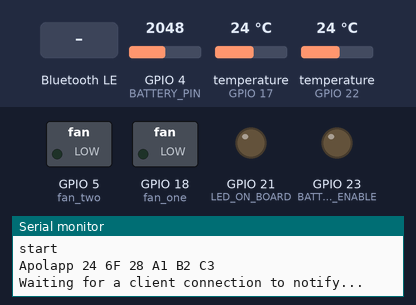
A program run on a simulated ESP32. On the bench: switched loads named in the program (green lamp = pin HIGH), output pins drawn as LEDs (lit = HIGH), the last lines printed to the serial monitor. The test bench sets the inputs (shaded band); at power-on: GPIO 4 (BATTERY_PIN) = 2048, temperature (sensors on GPIO 17, GPIO 22) 24 °C. Nothing arrives over Bluetooth unless stated; a phone connects over Bluetooth LE 3 s after start.

Above: at 2.8 s.
2.9 s: Bluetooth LE write "90" received
At 4.6 s:
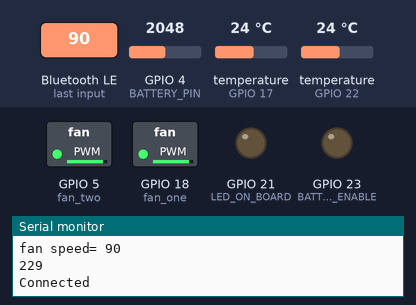
At 17.0 s:
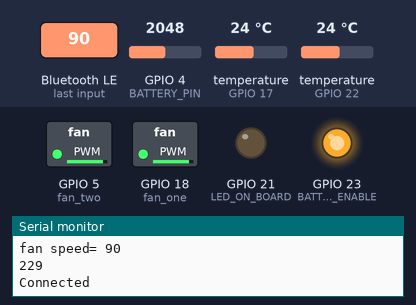
Timing chart, 0 to 23.7 s (numbered marks = the images above; inputs shaded):
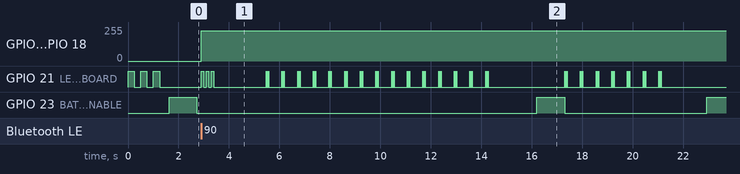

The program:

main.cpp
```cpp
#include "BLE_mananger.h"
#include "battery_mananger.h"
#include "fan_control.h"
#include "temperature_sensor.h"
#include <Arduino.h>

// FAN2 = 5
// SENSOR_2 = 17
// FAN_1 = 18
// BAT = 4
// LED = 21
// SENSOR_1 = 22
// EN_BAT =23

void setup() {
  _10klab::fan::initializeFanControl();
  Serial.begin(115200);
  Serial.println("start");
  _10klab::BLE::initializeBLEService();
  _10klab::battery::initializeBattery();
  _10klab::temperature::initializeTempSensors();
}

void loop() {
  static float battery_level = _10klab::battery::batteryLevel();
  static float dog_temperature =
      _10klab::temperature::readSensorTemperature('D');
  static float fan_temperature =
      _10klab::temperature::readSensorTemperature('F');

  const int sender_delay = 500; // Time delay between data sending
  static unsigned long sender_timer =
      millis() + sender_delay; // Timer to track data sending
  // Check if the specified time has elapsed to send data
  if (millis() > sender_timer + sender_delay) {

    if (_10klab::BLE::verifyConnectionState()) {
      _10klab::BLE::compactAndSendData(dog_temperature, fan_temperature,
                                       battery_level); // Send data via BLE
    }

    sender_timer = millis();
  }
  /////////////////////////////////////////////// temp read
  const int temp_read_delay = 5000;
  static unsigned long temp_timmer = millis() + temp_read_delay;
  if (millis() >= temp_timmer + temp_read_delay) {
    dog_temperature = _10klab::temperature::readSensorTemperature(
        'D'); // Read dog temperature

    fan_temperature = _10klab::temperature::readSensorTemperature(
        'F'); // Read fan temperature
    temp_timmer = millis();
  }
  ///////////////////////////////////////////// batt read

  const int battery_read_delay =
      5000; // Time delay between battery level measurements
  static unsigned long battery_measurement_timer =
      millis() +
      battery_read_delay; // Timer to track battery level measurements
  // Check if the specified time has elapsed to measure the battery level
  if (millis() >= battery_measurement_timer + battery_read_delay) {
    // Serial.println("------------Bat-------------");
    battery_level = _10klab::battery::batteryLevel(); // Read battery level
    battery_measurement_timer = millis();
  }
}


    // Serial.println("------------Temps-------------");
    // dog_temperature = _10klab::temperature::readSensorTemperature(
    //     'D'); // Read dog temperature
    // Serial.println("Dog temperature = " + String(dog_temperature));
    // fan_temperature = _10klab::temperature::readSensorTemperature(
    //     'F'); // Read fan temperature
    // Serial.println("Fan temperature = " + String(fan_temperature));
```

BLE_mananger.cpp
```cpp
#include "BLE_mananger.h"
#include "fan_control.h"
#include <BLEDevice.h>
#include <BLEServer.h>
#include <BLEUtils.h>


namespace _10klab {
namespace BLE {
#define LED_ON_BOARD 21
BLEServer *pServer = NULL;
BLECharacteristic *details_characteristic = NULL; // data to sen
BLECharacteristic *command_characteristic = NULL; // fan speed

#define SERVICE_UUID "5702dfea-d5a7-41d5-97e5-42cf1db4e8cd"
#define DETAILS_CHARACTERISTIC_UUID "9d5e5b57-35b4-43cc-a31f-2be12b99a874"
#define COMMAND_CHARACTERISTIC_UUID "48fdcfd7-7335-43bc-ade8-e7a0e0cae785"

String readDeviceName();
void blinkLed(int blink_time);
int StorageFanSpeed(bool update_speed, int speed);

class MyServerCallbacks : public BLEServerCallbacks {
  void onConnect(BLEServer *pServer) { Serial.println("Connected"); };

  void onDisconnect(BLEServer *pServer) {
    Serial.println("Disconnected");
    pServer->getAdvertising()->start(); // Restart the advertising
  }
};

// Define a custom class CharacteristicsCallbacks that inherits from
// BLECharacteristicCallbacks
class CharacteristicsCallbacks : public BLECharacteristicCallbacks {
  void onWrite(BLECharacteristic *pCharacteristic) {
    // Read the value written to the characteristic
    String fan_speed_char = pCharacteristic->getValue().c_str();
    int fan_speed = fan_speed_char.toInt();
    StorageFanSpeed(true, fan_speed);
    Serial.println("fan speed= " + String(fan_speed));
    // Call the function to control the fan speed
    _10klab::fan::controlFanSpeed(fan_speed);

    String command_value = "";
    // Send the incoming data as answer
    if (pCharacteristic == command_characteristic) {
      command_value = pCharacteristic->getValue().c_str();
      command_characteristic->setValue(
          const_cast<char *>(command_value.c_str()));
      command_characteristic->notify();
    }

    blinkLed(100);
  }
};

int StorageFanSpeed(bool update_speed, int speed){
  static int fan_speed = 0;

  if(update_speed){
    fan_speed = speed;
    return fan_speed;
  }
  else
  {
    return fan_speed;
  }
}

void blinkLed(int blink_time) {

  for (int i = 0; i < 3; i++) {
    digitalWrite(LED_ON_BOARD, HIGH);
    delay(blink_time);
    digitalWrite(LED_ON_BOARD, LOW);
    delay(blink_time);
  }
}

void initializeBLEService() {

  pinMode(LED_ON_BOARD, OUTPUT);
  digitalWrite(LED_ON_BOARD, LOW);

  blinkLed(250);

  String device_name = readDeviceName(); // Read the device name
  // Create the BLE Device
  BLEDevice::init(device_name.c_str());
  // Create the BLE Server
  pServer = BLEDevice::createServer();
  pServer->setCallbacks(new MyServerCallbacks());
  // Create the BLE Service
  BLEService *pService = pServer->createService(SERVICE_UUID);
  delay(100);

  // Create a BLE Characteristic for details
  details_characteristic = pService->createCharacteristic(
      DETAILS_CHARACTERISTIC_UUID, BLECharacteristic::PROPERTY_READ |
                                       BLECharacteristic::PROPERTY_WRITE |
                                       BLECharacteristic::PROPERTY_NOTIFY |
                                       BLECharacteristic::PROPERTY_INDICATE);
  // Create a BLE Characteristic for commands
  command_characteristic = pService->createCharacteristic(
      COMMAND_CHARACTERISTIC_UUID, BLECharacteristic::PROPERTY_READ |
                                       BLECharacteristic::PROPERTY_WRITE |
                                       BLECharacteristic::PROPERTY_NOTIFY |
                                       BLECharacteristic::PROPERTY_INDICATE);

  // Start the BLE service
  pService->start();

  // Start advertising
  pServer->getAdvertising()->start();

  // Set initial values and callbacks for the details characteristic
  details_characteristic->setValue("");
  details_characteristic->setCallbacks(new CharacteristicsCallbacks());

  // Set initial values and callbacks for the command characteristic
  command_characteristic->setValue("0");
  command_characteristic->setCallbacks(new CharacteristicsCallbacks());

  Serial.println("Waiting for a client connection to notify...");
}

bool verifyConnectionState(){
  if (pServer->getConnectedCount() > 0){
    return true;
  }
  else{
    return false;
  }
}

void sendMessage(String message) {
  details_characteristic->setValue(message.c_str());
  details_characteristic->notify();
  blinkLed(20);
}

String readDeviceName() {
  unsigned char read_mac[6] = {0}; // Create an array to store the MAC address
  char mac_char[18] = {
      0}; // Create a character array to store the MAC address as a string
  esp_read_mac(read_mac,
               ESP_MAC_WIFI_STA); // Read the MAC address of the device

  // Format the MAC address as a string
  sprintf(mac_char, "%02X %02X %02X %02X %02X %02X", read_mac[0], read_mac[1],
          read_mac[2], read_mac[3], read_mac[4], read_mac[5]);

  String mac_address(mac_char);    // Convert the MAC address to a string
  String device_name = "Apolapp "; // Set the device name prefix
  String complete_name = device_name + mac_address;

  Serial.println(complete_name);
  return complete_name;
}

byte calculateChecksum(String data) {
  byte checksum = 0;

  for (size_t i = 0; i < data.length(); i++) {
    checksum ^= data.charAt(i);
  }

  return checksum;
}

void compactAndSendData(float dog_sensor_temp, float fan_sensor_temp,
                        float battery_level) {


  String compacted_data =
      ""; // Initialize an empty string to store the compacted data

  int fan_speed = StorageFanSpeed(false, false);

  // Compact the data by concatenating the values with delimiters
  //TODO: change the cast for the correct variable type
  compacted_data = String(int(dog_sensor_temp)) + "$" + String(int(fan_sensor_temp)) +
                   "$" + String(int(battery_level)) + "$" + String(int(fan_speed));

  sendMessage(compacted_data);
}

} // namespace BLE
} // namespace _10klab
```

BLE_mananger.h
```cpp
#include <Arduino.h>
#ifndef BLE_MANANGER_H_
#define BLE_MANANGER_H_

namespace _10klab{
    namespace BLE{
        void initializeBLEService();
        void compactAndSendData(float dog_sensor_temp, float fan_sensor_temp, float battery_level);
        bool verifyConnectionState();
    }
}


#endif
```

battery_mananger.cpp
```cpp
#include "battery_mananger.h"
namespace _10klab {
namespace battery {
#define BATTERY_PIN 4
#define BATTERY_ENABLE 23

void initializeBattery() {
  pinMode(BATTERY_PIN, INPUT);
  pinMode(BATTERY_ENABLE, OUTPUT);
  digitalWrite(BATTERY_ENABLE, LOW);
}

int readBatteryADC() {
  digitalWrite(BATTERY_ENABLE, HIGH);

  const int stabilization_delay = 1000;

  delay(stabilization_delay);

  const int read_cycles = 10;
  int battery_read = 0;
  for (int i = 0; i < read_cycles; i++) {
    battery_read += analogRead(BATTERY_PIN);
    delay(10);
    // Serial.println("bat =" + String(battery_read));
  }

  digitalWrite(BATTERY_ENABLE, LOW);

  battery_read = battery_read / read_cycles;
  // Serial.println("bat prom =" + String(battery_read));
  return battery_read;
}

float batteryLevel() {
  const int min_read = 960; // Minimum ADC reading for the battery level (1.6v real meassure)
  const int max_read = 3800; // Maximum ADC reading for the battery level (3.17v real meassure)

    // Read the battery level as an ADC value
    float battery_level = readBatteryADC();
    // Map the battery level from the ADC range to the percentage range (0-100)
    battery_level = map(battery_level, min_read, max_read, 0, 100);

    // Ensure the battery level is within the valid range of 0-100
    if(battery_level < 0){
        battery_level = 0;
    }
    if(battery_level > 100){
        battery_level = 100;
    }

  // static int bat_test = 100;
  //   bat_test-=20;
  //   if(bat_test <= 0 ){
  //     bat_test = 100;
  //   }
        // Serial.println("battery level = " + String(bat_test) + "%");

    // Serial.println("battery level = " + String(battery_level) + "%");
    // battery_level = bat_test;
    return battery_level;
}

} // namespace battery
} // namespace _10klab
```

battery_mananger.h
```cpp
#include <Arduino.h>
#ifndef BATTERY_MANANGER_H_
#define BATTERY_MANANGER_H_

namespace _10klab{
    namespace battery{
        void initializeBattery();
        float batteryLevel();

    }
}
#endif
```

fan_control.cpp
```cpp
#include "fan_control.h"
namespace _10klab {
namespace fan {
#define frequency 10000
#define pwm_channel 0
#define pwm_resolution 8
#define fan_one 18
#define fan_two 5

void controlFanSpeed(int duty_cycle);

void initializeFanControl() {
  pinMode(fan_one, OUTPUT);
  pinMode(fan_two, OUTPUT);
  digitalWrite(fan_one, LOW);
  digitalWrite(fan_two, LOW);
  ledcSetup(pwm_channel, frequency, pwm_resolution);
  ledcAttachPin(fan_one, pwm_channel);
  ledcAttachPin(fan_two, pwm_channel);
  controlFanSpeed(0);
}

void controlFanSpeed(int duty_cycle) {
  duty_cycle = map(duty_cycle, 0, 100, 0, 255);
  if (duty_cycle < 30) {
    duty_cycle = 0;
  }
  if (duty_cycle > 255) {
    duty_cycle = 255;
  }
  Serial.println(duty_cycle);
  ledcWrite(pwm_channel, duty_cycle);
}
} // namespace fan
} // namespace _10klab
```

fan_control.h
```cpp
#include <Arduino.h>
#ifndef FAN_CONTROL_H_
#define FAN_CONTROL_H_

namespace _10klab{
    namespace fan{
        void initializeFanControl();
        void controlFanSpeed(int duty_cycle);

    }
}

#endif
```

temperature_sensor.cpp
```cpp
#include <DallasTemperature.h>
#include <OneWire.h>

namespace _10klab {
namespace temperature {
#define DOG_SENSOR_PIN 22
#define FAN_SENSOR_PIN 17
OneWire oneWireDog(DOG_SENSOR_PIN);
OneWire oneWireFan(FAN_SENSOR_PIN);

DallasTemperature dogSensor(&oneWireDog);
DallasTemperature fanSensor(&oneWireFan);

void initializeTempSensors() {
  dogSensor.begin();
  fanSensor.begin();
}

float readSensorTemperature(char sensor) {
  const int read_cycles = 1;
  const int read_delay = 100;
  float temperature = 0;

  static int bat_test = 32;

  for (int i = 0; i < read_cycles; i++) {
    switch (sensor) {
    case 'D':
      dogSensor.requestTemperatures();
      temperature += dogSensor.getTempCByIndex(0);
      // bat_test++;
      // if (bat_test > 45) {
      //   bat_test = 32;
      // }
      break;

    case 'F':
      fanSensor.requestTemperatures();
      temperature += fanSensor.getTempCByIndex(0);
      break;

    default:
      return -1;
    }
    delay(read_delay);
  }
  // temperature = temperature / read_cycles;

  // temperature = bat_test;
  return temperature;
}
} // namespace temperature
} // namespace _10klab
```

temperature_sensor.h
```cpp
#include <Arduino.h>
#ifndef TEMPERATURE_SENSOR_H_
#define TEMPERATURE_SENSOR_H_

namespace _10klab{
    namespace temperature{
        void initializeTempSensors();
        float readSensorTemperature(char sensor);

    }
}

#endif
```

Measured:
- after the input at 2.9 s, GPIO 5 (fan_two), GPIO 18 (fan_one): 0/255 → 228/255 at once
